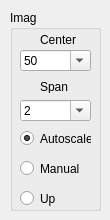
       <widget class="QWidget" name="page_4">
        <widget class="QGroupBox" name="imag_groupBox">
         <property name="geometry">
          <rect>
           <x>10</x>
           <y>10</y>
           <width>91</width>
           <height>201</height>
          </rect>
         </property>
         <property name="title">
          <string>Imag</string>
         </property>
         <property name="flat">
          <bool>false</bool>
         </property>
         <widget class="QComboBox" name="imag_span_comboBox">
          <property name="geometry">
           <rect>
            <x>10</x>
            <y>90</y>
            <width>71</width>
            <height>21</height>
           </rect>
          </property>
          <property name="editable">
           <bool>true</bool>
          </property>
          <item>
           <property name="text">
            <string>2</string>
           </property>
          </item>
          <item>
           <property name="text">
            <string>3</string>
           </property>
          </item>
          <item>
           <property name="text">
            <string>5</string>
           </property>
          </item>
          <item>
           <property name="text">
            <string>10</string>
           </property>
          </item>
          <item>
           <property name="text">
            <string>20</string>
           </property>
          </item>
          <item>
           <property name="text">
            <string>30</string>
           </property>
          </item>
          <item>
           <property name="text">
            <string>40</string>
           </property>
          </item>
          <item>
           <property name="text">
            <string>50</string>
           </property>
          </item>
          <item>
           <property name="text">
            <string>60</string>
           </property>
          </item>
          <item>
           <property name="text">
            <string>70</string>
           </property>
          </item>
          <item>
           <property name="text">
            <string>80</string>
           </property>
          </item>
          <item>
           <property name="text">
            <string>90</string>
           </property>
          </item>
          <item>
           <property name="text">
            <string>100</string>
           </property>
          </item>
          <item>
           <property name="text">
            <string>110</string>
           </property>
          </item>
          <item>
           <property name="text">
            <string>120</string>
           </property>
          </item>
          <item>
           <property name="text">
            <string>130</string>
           </property>
          </item>
         </widget>
         <widget class="QLabel" name="label_8">
          <property name="geometry">
           <rect>
            <x>30</x>
            <y>70</y>
            <width>46</width>
            <height>13</height>
           </rect>
          </property>
          <property name="frameShape">
           <enum>QFrame::NoFrame</enum>
          </property>
          <property name="text">
           <string>Span</string>
          </property>
         </widget>
         <widget class="QComboBox" name="imag_center_comboBox">
          <property name="geometry">
           <rect>
            <x>10</x>
            <y>40</y>
            <width>71</width>
            <height>21</height>
           </rect>
          </property>
          <property name="editable">
           <bool>true</bool>
          </property>
          <item>
           <property name="text">
            <string>50</string>
           </property>
          </item>
          <item>
           <property name="text">
            <string>40</string>
           </property>
          </item>
          <item>
           <property name="text">
            <string>30</string>
           </property>
          </item>
          <item>
           <property name="text">
            <string>20</string>
           </property>
          </item>
          <item>
           <property name="text">
            <string>10</string>
           </property>
          </item>
          <item>
           <property name="text">
            <string>0</string>
           </property>
          </item>
          <item>
           <property name="text">
            <string>-10</string>
           </property>
          </item>
          <item>
           <property name="text">
            <string>-20</string>
           </property>
          </item>
          <item>
           <property name="text">
            <string>-30</string>
           </property>
          </item>
          <item>
           <property name="text">
            <string>-40</string>
           </property>
          </item>
          <item>
           <property name="text">
            <string>-50</string>
           </property>
          </item>
          <item>
           <property name="text">
            <string>-60</string>
           </property>
          </item>
          <item>
           <property name="text">
            <string>-70</string>
           </property>
          </item>
          <item>
           <property name="text">
            <string>-80</string>
           </property>
          </item>
          <item>
           <property name="text">
            <string>-90</string>
           </property>
          </item>
          <item>
           <property name="text">
            <string>-100</string>
           </property>
          </item>
          <item>
           <property name="text">
            <string>-110</string>
           </property>
          </item>
          <item>
           <property name="text">
            <string>-120</string>
           </property>
          </item>
         </widget>
         <widget class="QLabel" name="label_9">
          <property name="geometry">
           <rect>
            <x>30</x>
            <y>20</y>
            <width>61</width>
            <height>20</height>
           </rect>
          </property>
          <property name="text">
           <string>Center</string>
          </property>
         </widget>
         <widget class="QRadioButton" name="imag_autoscale_radioButton">
          <property name="geometry">
           <rect>
            <x>10</x>
            <y>120</y>
            <width>71</width>
            <height>17</height>
           </rect>
          </property>
          <property name="text">
           <string>Autoscale</string>
          </property>
          <property name="checked">
           <bool>true</bool>
          </property>
         </widget>
         <widget class="QRadioButton" name="imag_manual_radioButton">
          <property name="geometry">
           <rect>
            <x>10</x>
            <y>150</y>
            <width>61</width>
            <height>17</height>
           </rect>
          </property>
          <property name="text">
           <string>Manual</string>
          </property>
         </widget>
         <widget class="QRadioButton" name="imag_up_radioButton">
          <property name="geometry">
           <rect>
            <x>10</x>
            <y>180</y>
            <width>61</width>
            <height>17</height>
           </rect>
          </property>
          <property name="text">
           <string>Up</string>
          </property>
         </widget>
        </widget>
       </widget>
